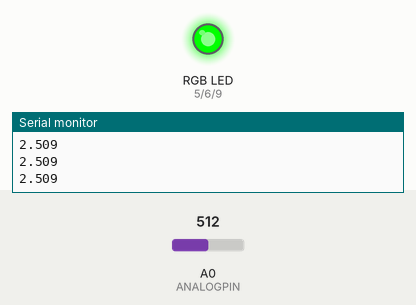
Bench run of a sketch on a simulated Arduino Uno, built with avr-gcc and run on an emulated ATmega328P. On the bench: an RGB LED mixed from three pins (HIGH = lit), the last lines printed to the serial monitor. Inputs (shaded band) come from the test bench; at power-on: A0 (ANALOGPIN) = 512.

Above: at 1.2 s.
1.3 s: A0 (ANALOGPIN) set to 716
At 1.8 s:
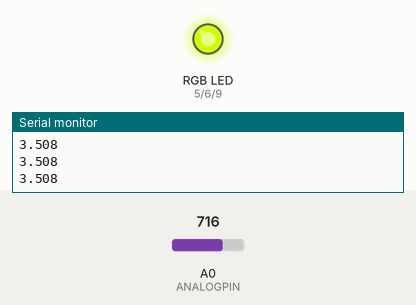
2.8 s: A0 (ANALOGPIN) set to 900
At 4.0 s:
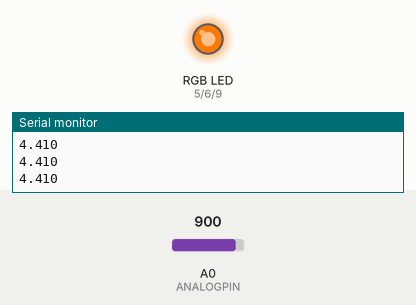
4.3 s: A0 (ANALOGPIN) set to 511
At 5.2 s:
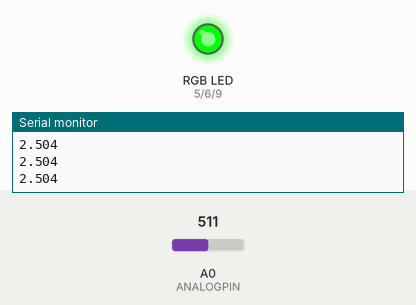
5.8 s: A0 (ANALOGPIN) set to 306
At 6.4 s:
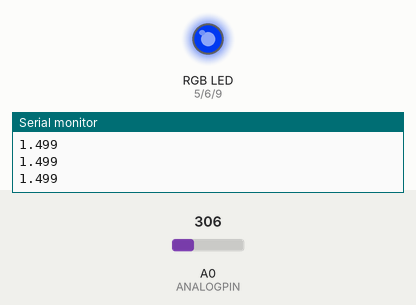
7.3 s: A0 (ANALOGPIN) set to 122
At 8.5 s:
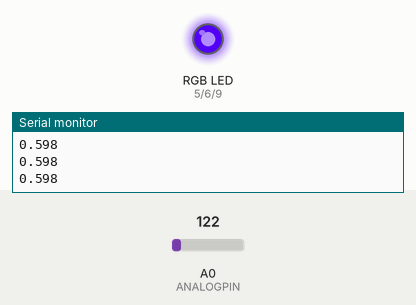
8.8 s: A0 (ANALOGPIN) set to 0
At 9.8 s:
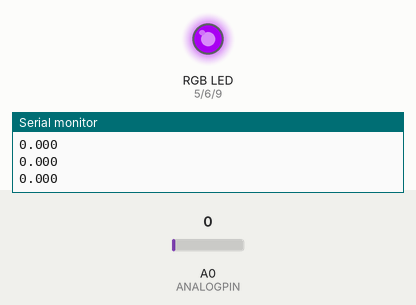
Timing chart, 0 to 11.3 s (numbered marks = the images above; inputs shaded):
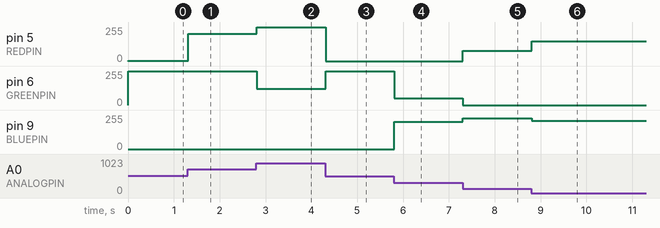

Measured:
- after the input at 1.3 s, pin 5 (REDPIN): 1/255 → 205/255 at once
- after the input at 2.8 s, pin 5 (REDPIN): 205/255 → 255/255 at once; pin 6 (GREENPIN): 255/255 → 121/255 at once
- after the input at 4.3 s, pin 5 (REDPIN): 255/255 → 0/255 at once; pin 6 (GREENPIN): 121/255 → 255/255 at once
- after the input at 5.8 s, pin 6 (GREENPIN): 255/255 → 50/255 at once; pin 9 (BLUEPIN): 0/255 → 205/255 at once
- after the input at 7.3 s, pin 5 (REDPIN): 0/255 → 78/255 at once; pin 6 (GREENPIN): 50/255 → 0/255 at once; pin 9 (BLUEPIN): 205/255 → 232/255 at once
- after the input at 8.8 s, pin 5 (REDPIN): 78/255 → 148/255 at once; pin 9 (BLUEPIN): 232/255 → 211/255 at once

The sketch:

Exercise8_analog_input.ino
```cpp
#define REDPIN 5
#define GREENPIN 6
#define BLUEPIN 9
#define ANALOGPIN A0

int sensorValue;
float sensorVolts;

int redValue;
int greenValue;
int blueValue;

int purple[] = {148, 0, 211};
int blue[] = {0, 0, 255};
int green[] = {0, 255, 0};
int yellow[] = {255, 255, 0};
int red[] = {255, 0, 0};

const int MAXVAL = 1023;
const int STEP = 4;

int step1 = MAXVAL/STEP;
int step2 = MAXVAL/STEP * 2;
int step3 = MAXVAL/STEP * 3;
int step4 = MAXVAL/STEP * 4;


void setup() {
  // put your setup code here, to run once:
  Serial.begin(9600);

  pinMode(REDPIN, OUTPUT);
  pinMode(GREENPIN, OUTPUT);
  pinMode(BLUEPIN, OUTPUT);

}

void loop() {
  // put your main code here, to run repeatedly:

  sensorValue = analogRead(ANALOGPIN);
  sensorVolts = sensorValue * 0.0049;
  Serial.println(sensorVolts, 3);

  if(sensorValue < step1){
    redValue = map(sensorValue, 0, step1, purple[0], blue[0]);
    greenValue = map(sensorValue, 0, step1, purple[1], blue[1]);
    blueValue = map(sensorValue, 0, step1, purple[2], blue[2]);
  } else if (sensorValue >= step1 && sensorValue < step2){
    redValue = map(sensorValue, step1 + 1, step2, blue[0], green[0]);
    greenValue = map(sensorValue, step1 + 1, step2, blue[1], green[1]);
    blueValue = map(sensorValue, step1 + 1, step2, blue[2], green[2]);
  } else if (sensorValue >= step2 && sensorValue < step3){
    redValue = map(sensorValue, step2 + 1, step3, green[0], yellow[0]);
    greenValue = map(sensorValue, step2 + 1, step3, green[1], yellow[1]);
    blueValue = map(sensorValue, step2 + 1, step3, green[2], yellow[2]);
  } else if (sensorValue >= step3 && sensorValue <= step4){
    redValue = map(sensorValue, step3 + 1, step4, yellow[0], red[0]);
    greenValue = map(sensorValue, step3 + 1, step4, yellow[1], red[1]);
    blueValue = map(sensorValue, step3 + 1, step4, yellow[2], red[2]);
  }

  analogWrite(REDPIN, redValue);
  analogWrite(GREENPIN, greenValue);
  analogWrite(BLUEPIN, blueValue);


}
```
